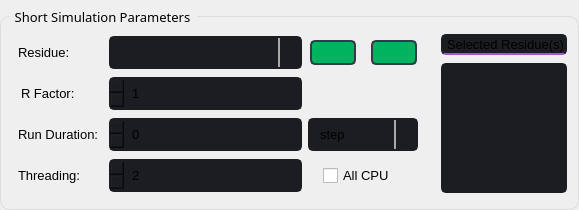
                             <widget class="QGroupBox" name="groupBox_15">
                              <property name="sizePolicy">
                               <sizepolicy hsizetype="Expanding" vsizetype="Preferred">
                                <horstretch>0</horstretch>
                                <verstretch>0</verstretch>
                               </sizepolicy>
                              </property>
                              <property name="minimumSize">
                               <size>
                                <width>0</width>
                                <height>210</height>
                               </size>
                              </property>
                              <property name="maximumSize">
                               <size>
                                <width>16777215</width>
                                <height>210</height>
                               </size>
                              </property>
                              <property name="font">
                               <font>
                                <family>Segoe UI Semibold</family>
                                <pointsize>10</pointsize>
                               </font>
                              </property>
                              <property name="styleSheet">
                               <string notr="true">QGroupBox {
  
  border: 1px solid rgb(220, 220, 220);
  border-radius: 10px;
  padding: 4px;
  margin-top: 16px;
}

QGroupBox::title {
  subcontrol-origin: margin;
  subcontrol-position: top left;
  left: 10px;
  padding-left: 3px;
  padding-right: 5px;
  padding-top: 8px;
  padding-bottom: 16px;
}

QGroupBox::indicator {
  margin-left: 2px;
  height: 16px;
  width: 16px;
}</string>
                              </property>
                              <property name="title">
                               <string>Short Simulation Parameters</string>
                              </property>
                              <widget class="QWidget" name="gridLayoutWidget_2">
                               <property name="geometry">
                                <rect>
                                 <x>10</x>
                                 <y>30</y>
                                 <width>411</width>
                                 <height>171</height>
                                </rect>
                               </property>
                               <layout class="QGridLayout" name="gridLayout_3">
                                <property name="leftMargin">
                                 <number>8</number>
                                </property>
                                <property name="topMargin">
                                 <number>4</number>
                                </property>
                                <property name="rightMargin">
                                 <number>3</number>
                                </property>
                                <property name="bottomMargin">
                                 <number>4</number>
                                </property>
                                <item row="0" column="0">
                                 <widget class="QLabel" name="label_5">
                                  <property name="minimumSize">
                                   <size>
                                    <width>0</width>
                                    <height>0</height>
                                   </size>
                                  </property>
                                  <property name="maximumSize">
                                   <size>
                                    <width>16777215</width>
                                    <height>16777215</height>
                                   </size>
                                  </property>
                                  <property name="font">
                                   <font>
                                    <pointsize>10</pointsize>
                                    <weight>50</weight>
                                    <bold>false</bold>
                                   </font>
                                  </property>
                                  <property name="text">
                                   <string>Residue: </string>
                                  </property>
                                  <property name="alignment">
                                   <set>Qt::AlignLeading|Qt::AlignLeft|Qt::AlignVCenter</set>
                                  </property>
                                 </widget>
                                </item>
                                <item row="0" column="1">
                                 <widget class="QComboBox" name="res1_comboBox">
                                  <property name="sizePolicy">
                                   <sizepolicy hsizetype="Expanding" vsizetype="Expanding">
                                    <horstretch>0</horstretch>
                                    <verstretch>0</verstretch>
                                   </sizepolicy>
                                  </property>
                                  <property name="minimumSize">
                                   <size>
                                    <width>110</width>
                                    <height>33</height>
                                   </size>
                                  </property>
                                  <property name="maximumSize">
                                   <size>
                                    <width>16777215</width>
                                    <height>33</height>
                                   </size>
                                  </property>
                                  <property name="font">
                                   <font>
                                    <family>Segoe UI</family>
                                    <pointsize>10</pointsize>
                                   </font>
                                  </property>
                                  <property name="styleSheet">
                                   <string notr="true">QComboBox {
	background-color: rgb(27, 29, 35);
	border-radius: 5px;
	border: 2px solid rgb(27, 29, 35);
    padding: 1px 18px 1px 3px;
	padding-left: 10px;
    min-width: 6em;
}
QComboBox:hover{
	border: 2px solid rgb(64, 71, 88);
}

QComboBox QAbstractItemView{
	
	selection-background-color: rgb(200, 5, 100);
	

}

QComboBox:editable {

	background: rgb(0, 180, 95);
}

QComboBox:on { /* shift the text when the popup opens */
    padding-top: 3px;
    padding-left: 4px;
	text-align: center;
}



QComboBox:on { /* shift the text when the popup opens */
    padding-top: 2px;
    padding-left: 3px;
}

QComboBox::drop-down {
    subcontrol-origin: padding;
    subcontrol-position: top right;
    width: 20px;

    border-left-width: 2px;
    border-left-color: darkgray;
    border-left-style: solid; /* just a single line */
    border-top-right-radius: 3px; /* same radius as the QComboBox */
    border-bottom-right-radius: 3px;
}

QComboBox::down-arrow {
image: url(:/16x16/icons/16x16/cil-arrow-bottom.png);
}

QComboBox::down-arrow:on { /* shift the arrow when popup is open */
    top: 1px;
    left: 1px;
}

</string>
                                  </property>
                                 </widget>
                                </item>
                                <item row="3" column="0">
                                 <widget class="QLabel" name="label_6">
                                  <property name="maximumSize">
                                   <size>
                                    <width>16777215</width>
                                    <height>16777215</height>
                                   </size>
                                  </property>
                                  <property name="font">
                                   <font>
                                    <pointsize>10</pointsize>
                                   </font>
                                  </property>
                                  <property name="text">
                                   <string>Threading:</string>
                                  </property>
                                  <property name="alignment">
                                   <set>Qt::AlignLeading|Qt::AlignLeft|Qt::AlignVCenter</set>
                                  </property>
                                  <property name="buddy">
                                   <cstring>Number_CPU_spinBox</cstring>
                                  </property>
                                 </widget>
                                </item>
                                <item row="3" column="1">
                                 <widget class="QSpinBox" name="Number_CPU_spinBox">
                                  <property name="sizePolicy">
                                   <sizepolicy hsizetype="Expanding" vsizetype="Expanding">
                                    <horstretch>0</horstretch>
                                    <verstretch>0</verstretch>
                                   </sizepolicy>
                                  </property>
                                  <property name="minimumSize">
                                   <size>
                                    <width>0</width>
                                    <height>33</height>
                                   </size>
                                  </property>
                                  <property name="maximumSize">
                                   <size>
                                    <width>16777215</width>
                                    <height>33</height>
                                   </size>
                                  </property>
                                  <property name="font">
                                   <font>
                                    <family>Segoe UI</family>
                                    <pointsize>10</pointsize>
                                   </font>
                                  </property>
                                  <property name="layoutDirection">
                                   <enum>Qt::RightToLeft</enum>
                                  </property>
                                  <property name="styleSheet">
                                   <string notr="true">QSpinBox{
	background-color: rgb(27, 29, 35);
	border-radius: 5px;
	border: 2px solid rgb(27, 29, 35);
	padding: 5px;
	padding-left: 5px;
}
QSpinBox:hover{
	border: 2px solid rgb(64, 71, 88);
}
QSpinBox QAbstractItemView {
	color: rgb(85, 170, 255);	
	background-color: rgb(27, 29, 35);
	padding: 5px;
	selection-background-color: rgb(39, 44, 54);
}</string>
                                  </property>
                                  <property name="minimum">
                                   <number>2</number>
                                  </property>
                                 </widget>
                                </item>
                                <item row="3" column="2">
                                 <widget class="QCheckBox" name="checkBox_2">
                                  <property name="font">
                                   <font>
                                    <pointsize>10</pointsize>
                                   </font>
                                  </property>
                                  <property name="styleSheet">
                                   <string notr="true">QCheckBox {
    spacing: 5px;
	margin-left: 15px;
}

QCheckBox::indicator {
    width: 15px;
    height: 15px;
}

QCheckBox::indicator:unchecked {
border-image: url(:/16x16/icons/16x16/cil-circle.png);

}


QCheckBox::indicator:checked {
	border-image: url(:/20x20/icons/20x20/cil-check.png);
}</string>
                                  </property>
                                  <property name="text">
                                   <string>All CPU</string>
                                  </property>
                                 </widget>
                                </item>
                                <item row="0" column="2">
                                 <layout class="QHBoxLayout" name="horizontalLayout_13">
                                  <property name="spacing">
                                   <number>15</number>
                                  </property>
                                  <property name="leftMargin">
                                   <number>2</number>
                                  </property>
                                  <property name="rightMargin">
                                   <number>1</number>
                                  </property>
                                  <item>
                                   <widget class="QPushButton" name="discard_residue_pushButton">
                                    <property name="sizePolicy">
                                     <sizepolicy hsizetype="Preferred" vsizetype="Fixed">
                                      <horstretch>0</horstretch>
                                      <verstretch>0</verstretch>
                                     </sizepolicy>
                                    </property>
                                    <property name="minimumSize">
                                     <size>
                                      <width>33</width>
                                      <height>25</height>
                                     </size>
                                    </property>
                                    <property name="maximumSize">
                                     <size>
                                      <width>60</width>
                                      <height>25</height>
                                     </size>
                                    </property>
                                    <property name="font">
                                     <font>
                                      <family>Segoe UI</family>
                                      <pointsize>9</pointsize>
                                     </font>
                                    </property>
                                    <property name="styleSheet">
                                     <string notr="true">QPushButton {
	border: 2px solid rgb(52, 59, 72);
	border-radius: 5px;	
	background-color: rgb(0, 180, 95);
}
QPushButton:hover {
	background-color: rgb(0, 152, 84);
	border: 2px solid rgb(61, 70, 86);
}
QPushButton:pressed {	
	background-color: rgb(220, 5, 100);
	border: 2px solid rgb(43, 50, 61);
}</string>
                                    </property>
                                    <property name="text">
                                     <string/>
                                    </property>
                                    <property name="icon">
                                     <iconset resource="icons_path.qrc">
                                      <normaloff>:/16x16/icons/16x16/cil-chevron-double-left.png</normaloff>:/16x16/icons/16x16/cil-chevron-double-left.png</iconset>
                                    </property>
                                   </widget>
                                  </item>
                                  <item>
                                   <widget class="QPushButton" name="add_residue_pushButton">
                                    <property name="minimumSize">
                                     <size>
                                      <width>33</width>
                                      <height>25</height>
                                     </size>
                                    </property>
                                    <property name="maximumSize">
                                     <size>
                                      <width>60</width>
                                      <height>25</height>
                                     </size>
                                    </property>
                                    <property name="font">
                                     <font>
                                      <family>Segoe UI</family>
                                      <pointsize>9</pointsize>
                                     </font>
                                    </property>
                                    <property name="styleSheet">
                                     <string notr="true">QPushButton {
	border: 2px solid rgb(52, 59, 72);
	border-radius: 5px;	
	background-color: rgb(0, 180, 95);
}
QPushButton:hover {
	background-color: rgb(0, 152, 84);
	border: 2px solid rgb(61, 70, 86);
}
QPushButton:pressed {	
	background-color: rgb(220, 5, 100);
	border: 2px solid rgb(43, 50, 61);
}</string>
                                    </property>
                                    <property name="text">
                                     <string/>
                                    </property>
                                    <property name="icon">
                                     <iconset resource="icons_path.qrc">
                                      <normaloff>:/16x16/icons/16x16/cil-chevron-double-right.png</normaloff>:/16x16/icons/16x16/cil-chevron-double-right.png</iconset>
                                    </property>
                                   </widget>
                                  </item>
                                 </layout>
                                </item>
                                <item row="1" column="1">
                                 <widget class="QSpinBox" name="R_factor_spinBox">
                                  <property name="sizePolicy">
                                   <sizepolicy hsizetype="Expanding" vsizetype="Expanding">
                                    <horstretch>0</horstretch>
                                    <verstretch>0</verstretch>
                                   </sizepolicy>
                                  </property>
                                  <property name="minimumSize">
                                   <size>
                                    <width>0</width>
                                    <height>33</height>
                                   </size>
                                  </property>
                                  <property name="maximumSize">
                                   <size>
                                    <width>16777215</width>
                                    <height>33</height>
                                   </size>
                                  </property>
                                  <property name="font">
                                   <font>
                                    <family>Segoe UI</family>
                                    <pointsize>10</pointsize>
                                   </font>
                                  </property>
                                  <property name="layoutDirection">
                                   <enum>Qt::RightToLeft</enum>
                                  </property>
                                  <property name="styleSheet">
                                   <string notr="true">QSpinBox{
	background-color: rgb(27, 29, 35);
	border-radius: 5px;
	border: 2px solid rgb(27, 29, 35);
	padding: 5px;
	padding-left: 5px;
}
QSpinBox:hover{
	border: 2px solid rgb(64, 71, 88);
}
QSpinBox QAbstractItemView {
	color: rgb(85, 170, 255);	
	background-color: rgb(27, 29, 35);
	padding: 5px;
	selection-background-color: rgb(39, 44, 54);
}</string>
                                  </property>
                                  <property name="alignment">
                                   <set>Qt::AlignLeading|Qt::AlignLeft|Qt::AlignVCenter</set>
                                  </property>
                                  <property name="buttonSymbols">
                                   <enum>QAbstractSpinBox::UpDownArrows</enum>
                                  </property>
                                  <property name="specialValueText">
                                   <string/>
                                  </property>
                                  <property name="accelerated">
                                   <bool>false</bool>
                                  </property>
                                  <property name="correctionMode">
                                   <enum>QAbstractSpinBox::CorrectToNearestValue</enum>
                                  </property>
                                  <property name="minimum">
                                   <number>1</number>
                                  </property>
                                  <property name="maximum">
                                   <number>100</number>
                                  </property>
                                 </widget>
                                </item>
                                <item row="2" column="1">
                                 <widget class="QSpinBox" name="run_duration_spinBox">
                                  <property name="sizePolicy">
                                   <sizepolicy hsizetype="Expanding" vsizetype="Expanding">
                                    <horstretch>0</horstretch>
                                    <verstretch>0</verstretch>
                                   </sizepolicy>
                                  </property>
                                  <property name="minimumSize">
                                   <size>
                                    <width>0</width>
                                    <height>33</height>
                                   </size>
                                  </property>
                                  <property name="maximumSize">
                                   <size>
                                    <width>16777215</width>
                                    <height>33</height>
                                   </size>
                                  </property>
                                  <property name="font">
                                   <font>
                                    <family>Segoe UI</family>
                                    <pointsize>10</pointsize>
                                   </font>
                                  </property>
                                  <property name="layoutDirection">
                                   <enum>Qt::RightToLeft</enum>
                                  </property>
                                  <property name="styleSheet">
                                   <string notr="true">QSpinBox{
	background-color: rgb(27, 29, 35);
	border-radius: 5px;
	border: 2px solid rgb(27, 29, 35);
	padding: 5px;
	padding-left: 5px;
}
QSpinBox:hover{
	border: 2px solid rgb(64, 71, 88);
}

QSpinBox QAbstractItemView {
	color: rgb(85, 170, 255);	
	background-color: rgb(27, 29, 35);
	padding: 5px;
	selection-background-color: rgb(39, 44, 54);
}</string>
                                  </property>
                                  <property name="maximum">
                                   <number>10000000</number>
                                  </property>
                                 </widget>
                                </item>
                                <item row="2" column="2">
                                 <widget class="QComboBox" name="simulation_time_unit_comboBox">
                                  <property name="sizePolicy">
                                   <sizepolicy hsizetype="Preferred" vsizetype="Minimum">
                                    <horstretch>0</horstretch>
                                    <verstretch>0</verstretch>
                                   </sizepolicy>
                                  </property>
                                  <property name="minimumSize">
                                   <size>
                                    <width>110</width>
                                    <height>33</height>
                                   </size>
                                  </property>
                                  <property name="maximumSize">
                                   <size>
                                    <width>16777215</width>
                                    <height>33</height>
                                   </size>
                                  </property>
                                  <property name="font">
                                   <font>
                                    <family>Segoe UI</family>
                                    <pointsize>10</pointsize>
                                   </font>
                                  </property>
                                  <property name="styleSheet">
                                   <string notr="true">QComboBox {
	background-color: rgb(27, 29, 35);
	border-radius: 5px;
	border: 2px solid rgb(27, 29, 35);
    padding: 1px 18px 1px 3px;
	padding-left: 10px;
    min-width: 6em;
}
QComboBox:hover{
	border: 2px solid rgb(64, 71, 88);
}

QComboBox QAbstractItemView{
	
	selection-background-color: rgb(200, 5, 100);
	

}

QComboBox:editable {

	background: rgb(0, 180, 95);
}

QComboBox:on { /* shift the text when the popup opens */
    padding-top: 3px;
    padding-left: 4px;
	text-align: center;
}



QComboBox:on { /* shift the text when the popup opens */
    padding-top: 2px;
    padding-left: 3px;
}

QComboBox::drop-down {
    subcontrol-origin: padding;
    subcontrol-position: top right;
    width: 20px;

    border-left-width: 2px;
    border-left-color: darkgray;
    border-left-style: solid; /* just a single line */
    border-top-right-radius: 3px; /* same radius as the QComboBox */
    border-bottom-right-radius: 3px;
}

QComboBox::down-arrow {
image: url(:/16x16/icons/16x16/cil-arrow-bottom.png);
}

QComboBox::down-arrow:on { /* shift the arrow when popup is open */
    top: 1px;
    left: 1px;
}

</string>
                                  </property>
                                  <item>
                                   <property name="text">
                                    <string>step</string>
                                   </property>
                                  </item>
                                 </widget>
                                </item>
                                <item row="1" column="0">
                                 <widget class="QLabel" name="label_4">
                                  <property name="sizePolicy">
                                   <sizepolicy hsizetype="Preferred" vsizetype="Preferred">
                                    <horstretch>0</horstretch>
                                    <verstretch>0</verstretch>
                                   </sizepolicy>
                                  </property>
                                  <property name="maximumSize">
                                   <size>
                                    <width>16777215</width>
                                    <height>16777215</height>
                                   </size>
                                  </property>
                                  <property name="font">
                                   <font>
                                    <pointsize>10</pointsize>
                                   </font>
                                  </property>
                                  <property name="styleSheet">
                                   <string notr="true">QLabel{
margin-right: 20px;
}</string>
                                  </property>
                                  <property name="text">
                                   <string>R Factor: </string>
                                  </property>
                                  <property name="alignment">
                                   <set>Qt::AlignLeading|Qt::AlignLeft|Qt::AlignVCenter</set>
                                  </property>
                                 </widget>
                                </item>
                                <item row="2" column="0">
                                 <widget class="QLabel" name="label_3">
                                  <property name="maximumSize">
                                   <size>
                                    <width>16777215</width>
                                    <height>16777215</height>
                                   </size>
                                  </property>
                                  <property name="font">
                                   <font>
                                    <pointsize>10</pointsize>
                                   </font>
                                  </property>
                                  <property name="text">
                                   <string>Run Duration: </string>
                                  </property>
                                  <property name="alignment">
                                   <set>Qt::AlignLeading|Qt::AlignLeft|Qt::AlignVCenter</set>
                                  </property>
                                 </widget>
                                </item>
                               </layout>
                              </widget>
                              <widget class="QWidget" name="verticalLayoutWidget">
                               <property name="geometry">
                                <rect>
                                 <x>438</x>
                                 <y>30</y>
                                 <width>132</width>
                                 <height>171</height>
                                </rect>
                               </property>
                               <layout class="QVBoxLayout" name="verticalLayout_17">
                                <property name="spacing">
                                 <number>8</number>
                                </property>
                                <property name="leftMargin">
                                 <number>3</number>
                                </property>
                                <property name="topMargin">
                                 <number>4</number>
                                </property>
                                <property name="rightMargin">
                                 <number>3</number>
                                </property>
                                <property name="bottomMargin">
                                 <number>8</number>
                                </property>
                                <item>
                                 <widget class="QLabel" name="label_7">
                                  <property name="font">
                                   <font>
                                    <pointsize>10</pointsize>
                                   </font>
                                  </property>
                                  <property name="styleSheet">
                                   <string notr="true">QLabel {
	background-color: rgb(27, 29, 35);
	border-radius: 5px;
	border: 2px solid rgb(27, 29, 35);
    padding: 1px 1px 1px 1px;
	
	border-bottom-color: rgb(157, 90, 198);
}


QLabel:hover{
	border: 2px solid rgb(64, 71, 88);
	selection-color: rgb(127, 5, 64);

}</string>
                                  </property>
                                  <property name="text">
                                   <string>Selected Residue(s)</string>
                                  </property>
                                 </widget>
                                </item>
                                <item>
                                 <widget class="QListWidget" name="selected_residues_listWidget">
                                  <property name="minimumSize">
                                   <size>
                                    <width>0</width>
                                    <height>125</height>
                                   </size>
                                  </property>
                                  <property name="maximumSize">
                                   <size>
                                    <width>130</width>
                                    <height>16777215</height>
                                   </size>
                                  </property>
                                  <property name="styleSheet">
                                   <string notr="true">QListWidget {
	background-color: rgb(27, 29, 35);
	border-radius: 5px;
	border: 2px solid rgb(27, 29, 35);
    padding: 1px 18px 1px 3px;
	padding-left: 10px;
	selection-background-color: rgb(127, 5, 64);
	selection-color: rgb(255, 255, 255);
	font-size: 13px;
}

QListWidget:hover{
	border: 2px solid rgb(64, 71, 88);
	selection-color: rgb(127, 5, 64);

}

 QScrollBar:vertical
        {
            background-color: #323232;
            width: 15px;
            margin: 15px 3px 15px 3px;
            border: 1px transparent #2A2929;
			margin-right: 5px;
        }
        
        QScrollBar::handle:vertical
        {
            background-color: rgb(255, 17, 100);
            min-height: 5px;
            border-radius: 3px;
            
        }
        
        QScrollBar::sub-line:vertical
        {
            border: none;
            background: none;
            color: none;
        }
        
        QScrollBar::add-line:vertical
        {
            border: none;
            background: none;
            color: none;
        }
        
        QScrollBar::add-page:vertical, QScrollBar::sub-page:vertical
        {
            background: none;
        }

</string>
                                  </property>
                                 </widget>
                                </item>
                               </layout>
                              </widget>
                             </widget>
